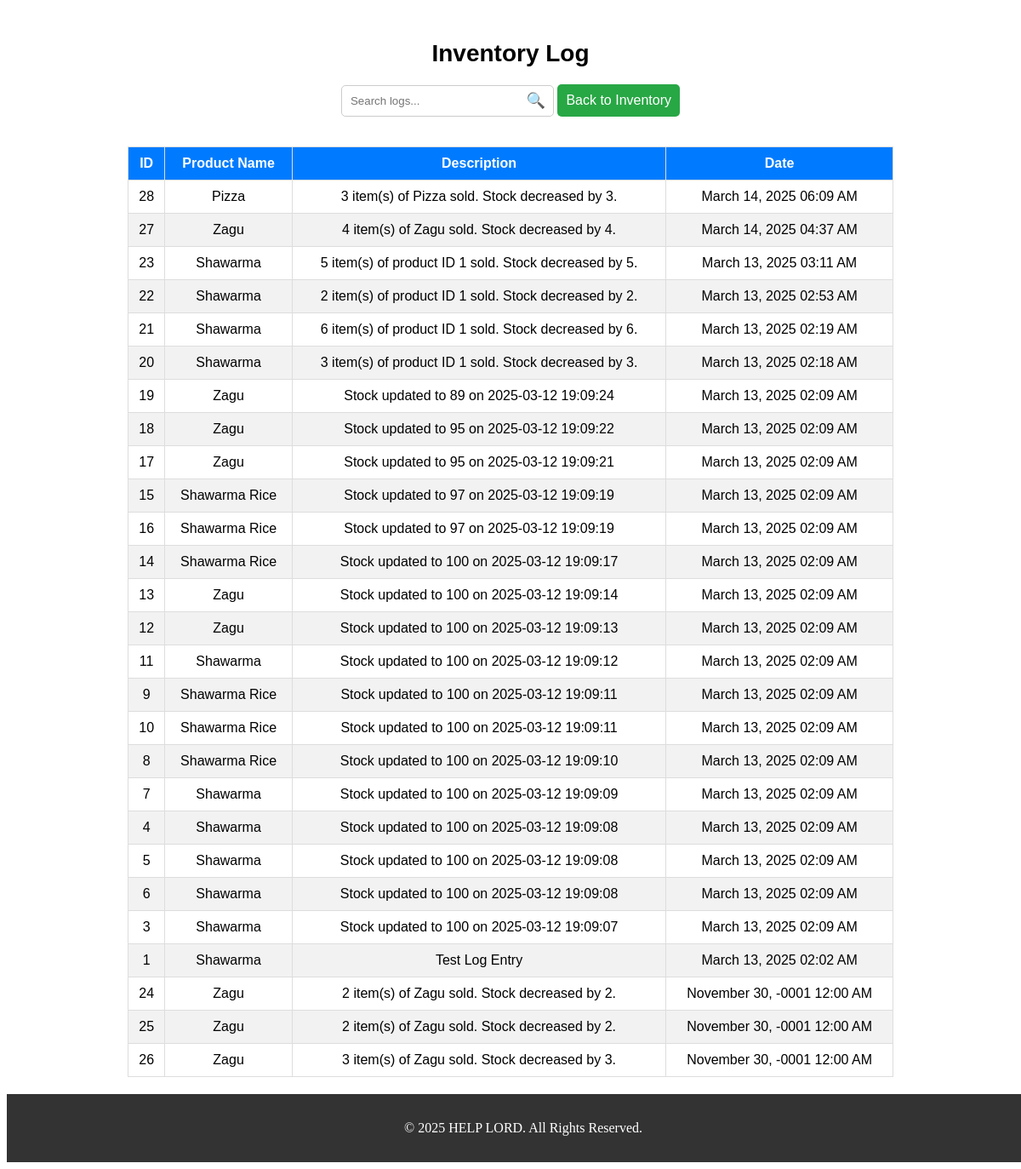
The app's page /inventory_log.php, older data.
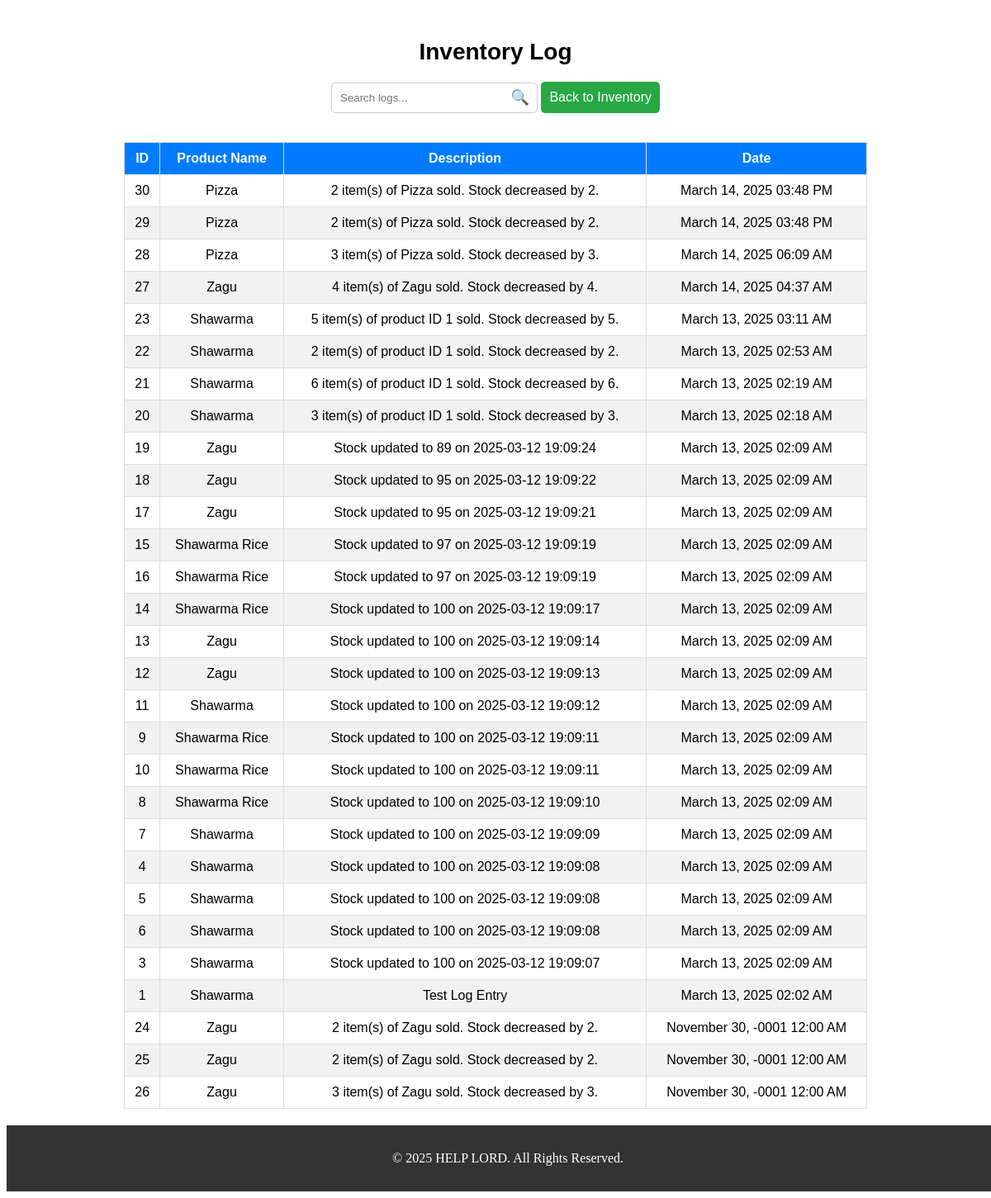
The same page, newer data.
### tables this page shows
CREATE TABLE `inventory_log` (
  `id` int(11) NOT NULL,
  `product_id` int(11) NOT NULL,
  `description` text NOT NULL,
  `date` timestamp NOT NULL DEFAULT current_timestamp()
);

CREATE TABLE `products` (
  `id` int(11) NOT NULL,
  `name` varchar(100) NOT NULL,
  `description` text DEFAULT NULL,
  `price` decimal(10,2) NOT NULL,
  `last_restock_date` date DEFAULT NULL,
  `expiry_date` date DEFAULT NULL,
  `reorder_level` int(11) NOT NULL DEFAULT 0,
  `stock` int(11) NOT NULL,
  `quantity` int(11) NOT NULL DEFAULT 0
);

### inventory_log.php (the view, shortened to what this page needs)
<?php
require '../db_connect.php';
$logs = $conn->query("SELECT inventory_log.id, products.name AS product_name, inventory_log.description, inventory_log.date
                       FROM inventory_log
                       LEFT JOIN products ON inventory_log.product_id = products.id
                       ORDER BY inventory_log.date DESC");
?>
<div class="container">
    <h1 class="title">Inventory Log</h1>
    <div class="search-container">
        <input type="text" id="searchInput" placeholder="Search logs..." class="search-bar" onkeyup="filterLogs()">
        <span class="search-icon">&#128269;</span>
    </div>
    <a href="inventory.php" class="back-btn">Back to Inventory</a>
    <table class="log-table" id="logTable">
        <thead>
            <tr>
                <th>ID</th>
                <th>Product Name</th>
                <th>Description</th>
                <th>Date</th>
            </tr>
        </thead>
        <tbody>
            <?php while ($row = $logs->fetch_assoc()): ?>
                <tr>
                    <td><?php echo $row['id']; ?></td>
                    <td><?php echo $row['product_name'] ? $row['product_name'] : 'Unknown Product'; ?></td>
                    <td><?php echo $row['description']; ?></td>
                    <td><?php echo date("F d, Y h:i A", strtotime($row['date'])); ?></td>
                </tr>
            <?php endwhile; ?>
        </tbody>
    </table>
</div>
<?php include 'includes/footer.php'; ?>

### footer.php (shortened to what this page needs)
<footer class="footer">
    <p>&copy; <?php echo date("Y"); ?> HELP LORD. All Rights Reserved.</p>
</footer>
</body>
</html>

### inventory_log.php (style rules this page uses)
.container { max-width: 900px; margin: auto; padding: 20px; font-family: Arial, sans-serif; text-align: center; }
.title { font-size: 28px; font-weight: bold; margin-bottom: 20px; }
.search-container { position: relative; display: inline-block; }
.search-bar { width: 250px; padding: 10px; border: 1px solid #ccc; border-radius: 5px; }
.search-icon { position: absolute; right: 10px; top: 50%; transform: translateY(-50%); font-size: 18px; }
.back-btn { display: inline-block; margin-bottom: 15px; padding: 10px; background: #28a745; color: white; text-decoration: none; border-radius: 5px; }
.log-table { width: 100%; border-collapse: collapse; margin-top: 20px; }
.log-table th, .log-table td { border: 1px solid #ddd; padding: 10px; text-align: center; }
.log-table th { background: #007bff; color: white; position: sticky; top: 0; }
.log-table tr:nth-child(even) { background: #f2f2f2; }

### footer.php (style rules this page uses)
.footer { text-align: center; padding: 15px; background-color: #333; color: white; position: sticky; bottom: 0; width: 100%; }

Row changes from the older to the newer data that the page shows:
added inventory_log: id "30", product.name "Pizza", description "2 item(s) of Pizza sold. Stock decreased by 2.", date "March 14, 2025 03:48 PM"
added inventory_log: id "29", product.name "Pizza", description "2 item(s) of Pizza sold. Stock decreased by 2.", date "March 14, 2025 03:48 PM"
